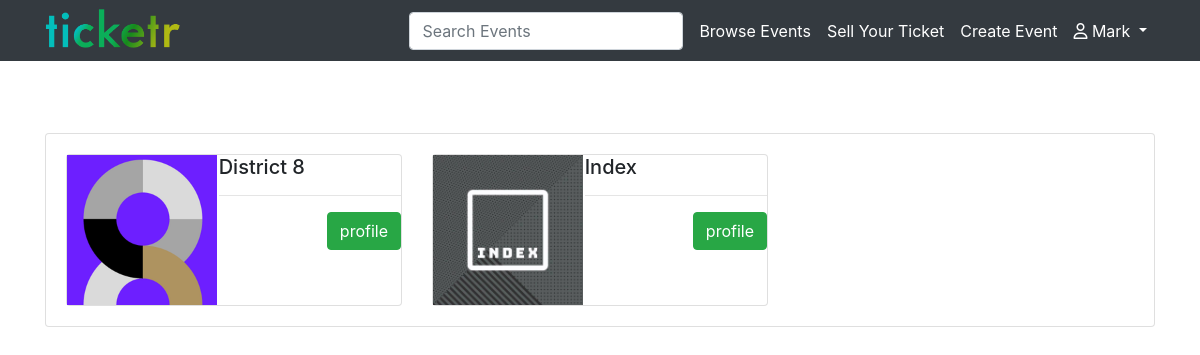
The app's page /event/organiser-profiles/ (signed in) with its own data.
### event/models.py (models this page shows, shortened)
class Organiser(models.Model):
    name = models.CharField(max_length=256)
    about = models.TextField(blank=True)
    image = models.ImageField(upload_to='static/organiser_images', blank=True, null=True)
    website = models.CharField(max_length=256, blank=True)
    facebook = models.CharField(max_length=256, blank=True)
    twitter = models.CharField(max_length=256, blank=True)
    background_colour = models.CharField(max_length=10, default='#D3D3D3', blank=True)
    text_color = models.CharField(max_length=10, default='#000000', blank=True)
    user = models.ForeignKey(User, on_delete=models.CASCADE)
    class Meta:
        verbose_name_plural = 'Organisers'

### event/views.py (the view)
class OrganiserProfiles(View):
    def get(self, request):
        user = User.objects.get(id=request.user.id)
        context = {
            'organisers': Organiser.objects.all().filter(user=user)
        }
        return render(request, 'organiser-profiles.html', context)

### templates/organiser-profiles.html (shortened to what this page needs)
{% extends "base.html" %}
{% block content %}
{% include 'menu.html' %}
<div class="small_background">
    <div class="container text-white">
        <h2>Organisers Profile</h2>
    </div>
</div>
<div class="container small_background_container">
    <div class="card">
        <div class="card-body">
            <div class="row">
                {% for organiser in organisers %}
                <div class="col-md-4">
                     <div class="card" style="with:18rem">
                         <div class="row">
                             <div class="col-md-5">
                                 <img src="/{{organiser.image}}" alt="card image cap" width="150px"/>
                             </div>
                             <div class="col-md-7">
                                  <h5>{{organiser.name}}</h5>
                                 <hr>
                                 <p><h6>{{ organiser.tagline }}</h6>
                                 <div class="float-right">
                                 <a href="/event/organisers-profile/{{organiser.id}}" class="btn btn-success">profile</a>
                                 </div>
                             </div>
                         </div>
                     </div>
                </div>
                 {% endfor %}
            </div>
        </div>
    </div>
    <br/><br/>
</div>
{% endblock content %}

### templates/menu.html (shortened to what this page needs)
<nav class="navbar-expand-lg navbar navbar-dark bg-dark">
    <div class="container">
        <a class="navbar-brand" style="padding-top: 0" href="{% url 'home' %}"><img src="/static/images/logo.png" height="40px"/></a>
        <div class="collapse navbar-collapse" id="navbarSupportedContent">
            <ul class="navbar-nav ml-auto">
                <form class="form-inline my-2 my-lg-0" action="/event/browse/" method="post">
                    <input class="form-control mr-sm-2" type="search" placeholder="Search Events" aria-label="Search" name="search_query">
                </form>
                <li class="nav-item">
                    <a class="nav-link text-white" href="{% url 'browse-events' %}">Browse Events</a>
                </li>
                <li class="nav-item">
                    <a class="nav-link text-white" href="#">Sell Your Ticket</a>
                </li>
                <li class="nav-item">
                    <a class="nav-link text-white" href="{% url 'create-event' %}">Create Event</a>
                </li>
                <li class="nav-item">
                    {% if user.is_authenticated %}
                        <li class="nav-item dropdown">
                            <a class="nav-link dropdown-toggle text-white" href="#" id="navbarDropdown" role="button" data-toggle="dropdown" aria-haspopup="true" aria-expanded="false">
                                <i class="fa fa-user-o" aria-hidden="true"></i> {{ request.user.first_name }}
                            </a>
                        </li>
                    {% else %}
                        <a class="nav-link text-white" href="{% url 'sign-in' %}">Sign In</a>
                    {% endif %}
                </li>
            </ul>
        </div>
    </div>
</nav>

### static/css/custom.css (style rules this page uses)
.small_background { background-image: url('https://hdqwalls.com/wallpapers/triangles-colorful-background-nz.jpg'); background-size: 100%; padding-top: 2%; padding-bottom: 2%; margin-top: 0; position: absolute; width: 100% }
.small_background_container { margin-top: 6%; }

### records on screen
Organiser: image (picture), name "District 8"
Organiser: image (picture), name "Index"

### other values on screen
{{ request.user.first_name }} "Mark"
